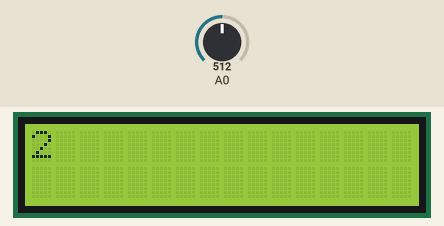
This sketch was run on a simulated Arduino Uno, built with avr-gcc and run on an emulated ATmega328P. Parts: 16×2 character LCD. The test bench sets the inputs (shaded band); at power-on: A0 = 512.

Above: at 1.2 s.
1.3 s: A0 set to 568
2.8 s: A0 set to 598
At 4.0 s:
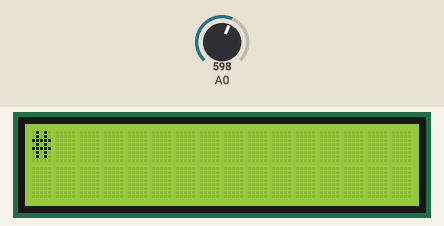
4.3 s: A0 set to 570
At 5.2 s:
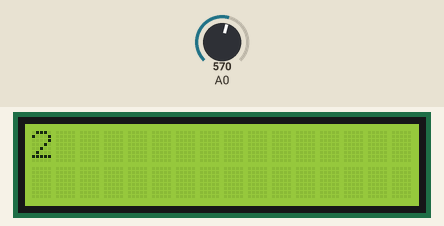
5.8 s: A0 set to 590
At 6.2 s:
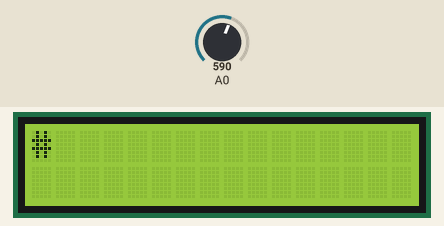
Timing chart, 0 to 8.3 s (numbered marks = the images above; inputs shaded):
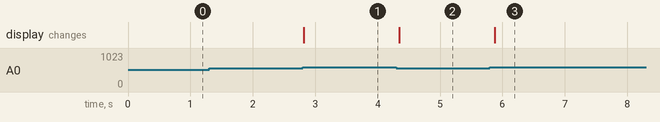

Measured:
- the behaviour switches between 580 and 581 on A0 (found by bisection; images 0 and 1)
- after the input at 1.3 s, every drawn part: stays the same
- after the input at 2.8 s, the display: changes at once (image 1)
- after the input at 4.3 s, the display: changes after 0.05 s (image 2)
- after the input at 5.8 s, the display: changes after 0.08 s (image 3)

The sketch:

Keypad_LCD.ino
```cpp
#include <LiquidCrystal_I2C.h>

LiquidCrystal_I2C lcd(0x27,16,2);  // set the LCD address to 0x27 for a 16 chars and 2 line display
#include "KeyChar.h"
void setup()
{
  lcd.init();  // initialize the lcd
  lcd.backlight();
  lcd.setCursor(0,0);
}
void loop()
{
  char c=getKey();
  if(c!='?'){
  lcd.setCursor(0,0);
  lcd.print(c);
  }
  delay(100);
}
```

KeyChar.h
```cpp
/*
based on three row resistors=2.7 Kilo-Ohm and two columns resistors=10 Kilo-Ohm and pull down resistor=10 Kilo-Ohm
*/

char getKey(){
  int value=analogRead(A0);
  if(value>340&&value<370){
    return '1';
  }
  else if(value>500&&value<580){
    return '2';
  }
  else if(value>1020){
    return '3';
  }
  else if(value>325&&value<340){
    return '4';
  }
  else if(value>450&&value<500){
    return '5';
  }
  else if(value>750&&value<900){
    return '6';
  }
  else if(value>300&&value<325){
    return '7';
  }
  else if(value>400&&value<450){
    return '8';
  }
  else if(value>650&&value<750){
    return '9';
  }
  else if(value>200&&value<300){
    return '*';
  }
  else if(value>370&&value<400){
    return '0';
  }
  else if(value>580&&value<650){
    return '#';
  }
  else{
    return '?';
  }

}
```
